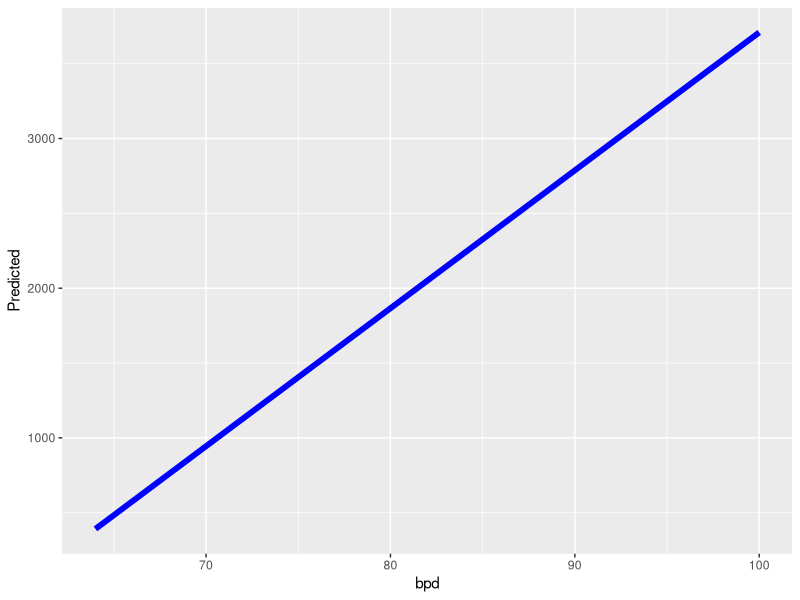
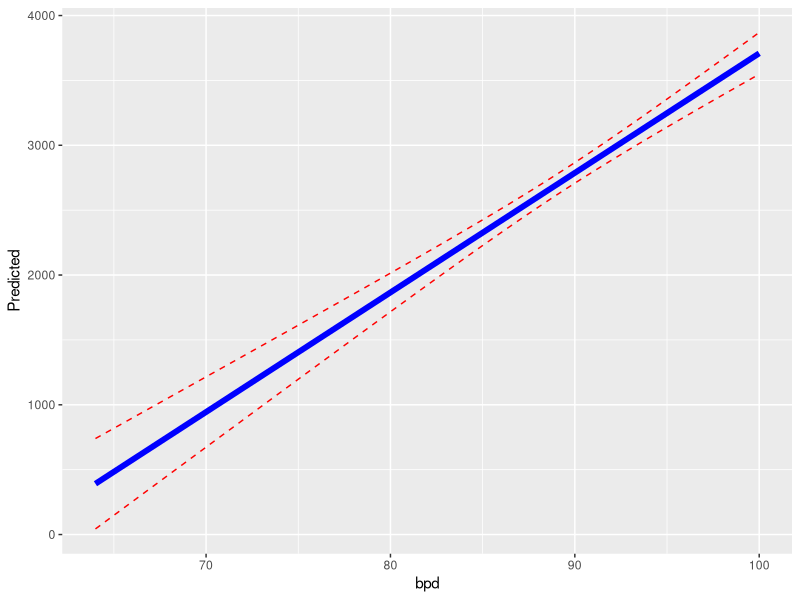
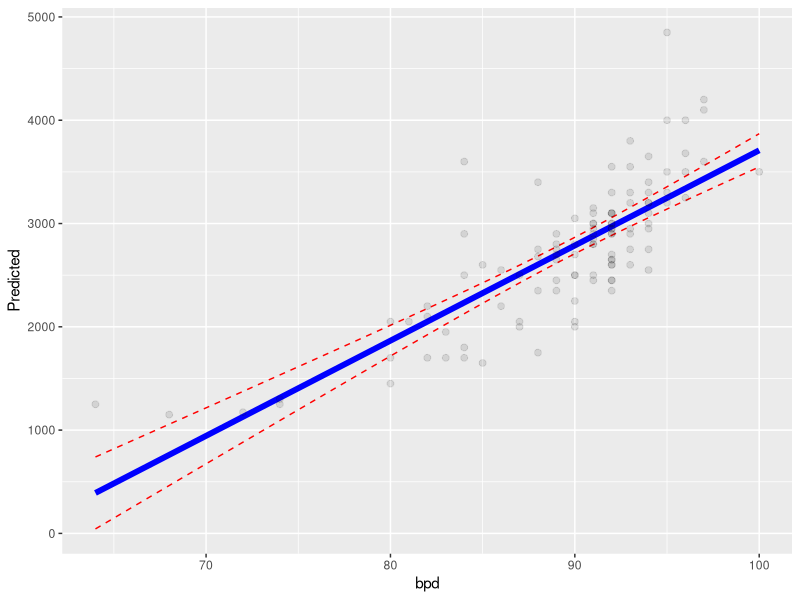
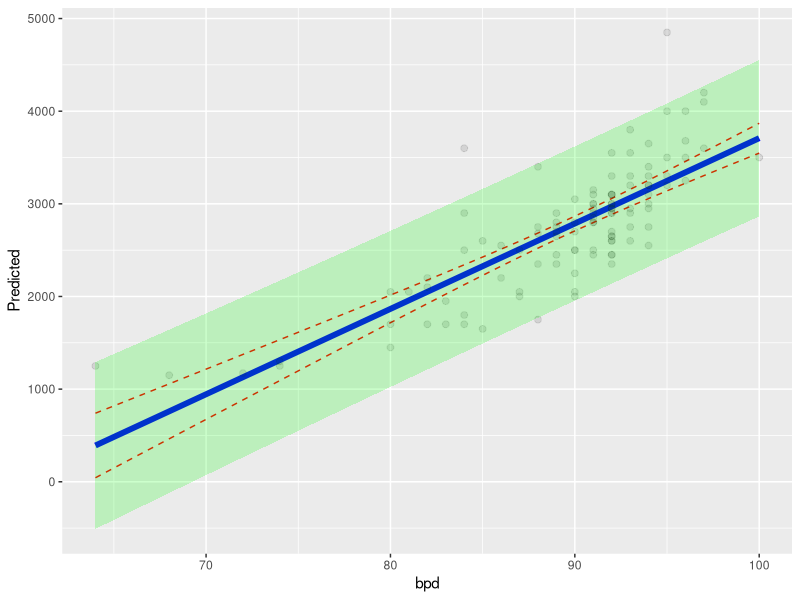

The R source for these figures, in order:
# Данные из работы
# Secher et al. (1987), European Journal of Obstetrics, Gynecology, and Reproductive Biology, 24: 1–11.
#

# Данные представлены в пакете {ISwR}

# На УЗИ у плода измеряли  межтеменной и абдоминальный диаметр.
# Вопрос:
#   Можно ли предсказать вес новорожденного по данным УЗИ?
#
#
#
#
# Задание:
#   1. Постройте модель, описывающую связь веса новорожденного, с размером межтеменного диаметра
#
#
# Переменные
# bwt – вес новорожденного (г)
# bpd – Межтеменной диаметр (мм)



library(readxl)
library(ggplot2)



baby <- read_excel("data/secher.xls")
head(baby)


# Строим модель
baby_M1 <- lm(bwt ~ bpd, data = baby)

# Результаты

summary(baby_M1)



# Результаты

anova(baby_M1)



# Визуализация модели

# Создаем искусственный датафрейм, в котором будут все возможные (не только измеренные) значения предиктора

MyData <- data.frame(bpd = seq(min(baby$bpd), max(baby$bpd), by = 0.1) )


# Вычисляем для всех возможных значений предиктора величину зависимой переменной, в соответствии с моделью

MyData$Predicted <- predict(baby_M1, newdata = MyData, se.fit = TRUE )$fit

# Вычисляем значения стандартной ошибки для каждой точки
MyData$SE <- predict(baby_M1, newdata = MyData, se.fit = TRUE)$se.fit


# Рисуем линию, предсказанную моделью

Pl_predicted <- ggplot(MyData, aes(x = bpd, y = Predicted)) + geom_line(size = 2, color = "blue")

Pl_predicted

# Наносим на рисунок линии, соотвествующие доверительному интервалу

Pl_predicted_2 <- Pl_predicted + geom_line(aes(y = Predicted - 1.96*SE), linetype = 2, color = "red") + geom_line(aes(y = Predicted + 1.96*SE), linetype = 2, color = "red")

Pl_predicted_2

# Вписываем в рисунок исходные данные

Pl_predicted_3 <- Pl_predicted_2 + geom_point(data = baby, aes(x = bpd, y = bwt), alpha = 0.1, size = 2)

Pl_predicted_3

# Рисуем диапазон предсказания

baby_predict_diap <- predict(baby_M1, newdata = MyData, interval="prediction")
baby_predict_diap <- as.data.frame(baby_predict_diap) [ , -1]

MyData <- cbind(MyData, baby_predict_diap)


Pl_predicted_3 + geom_ribbon(data = MyData, aes(ymin = lwr, ymax = upr, fill = "Conf. area for prediction"), alpha = 0.2, fill = "green")



